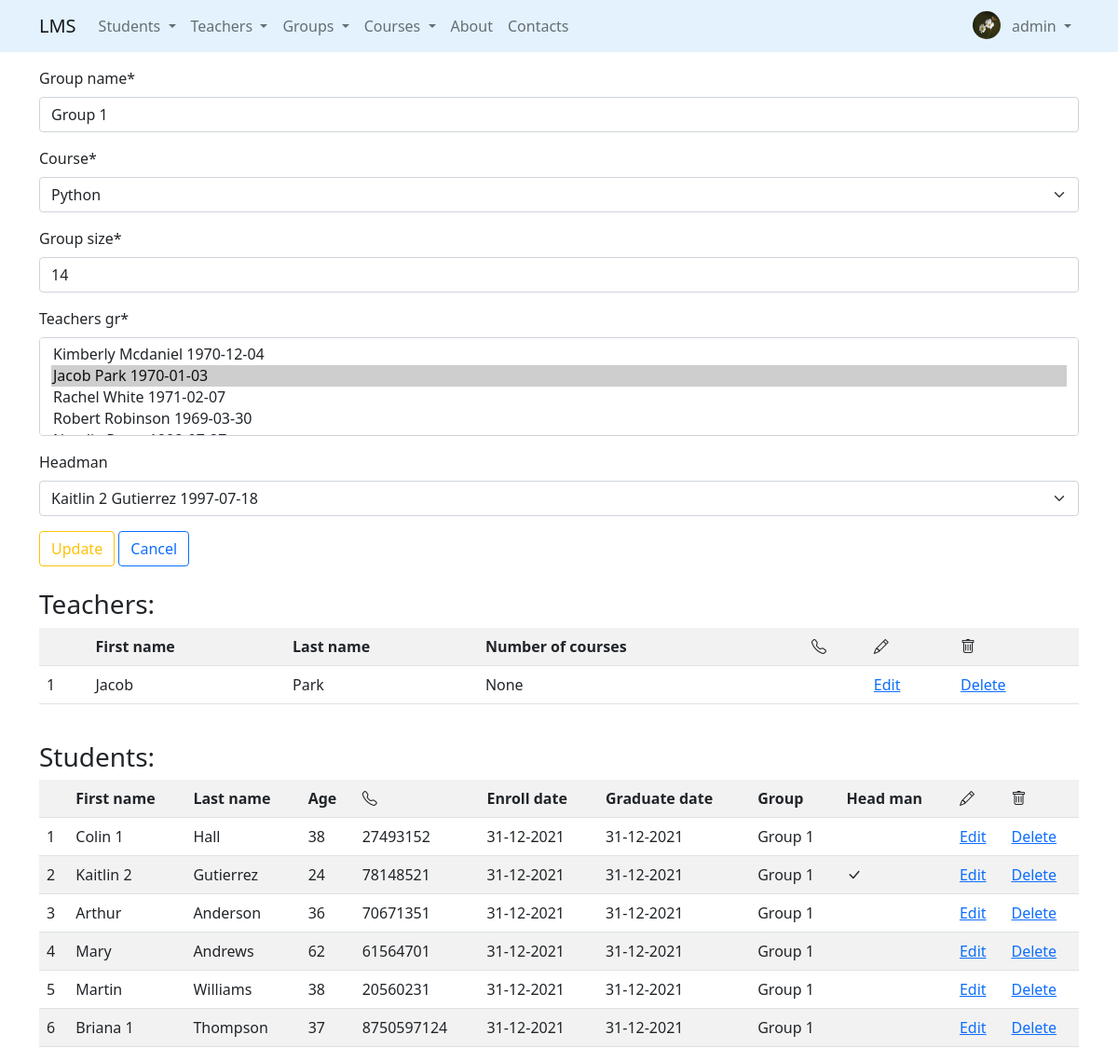
The page /groups/update/1/ (signed in) on the database its author committed.
### accounts/models.py (models this page shows, shortened)
class Profile(models.Model):
    user = models.OneToOneField(to=User, on_delete=models.CASCADE, related_name='profile')
    birthday = models.DateField(null=True, blank=True)
    city = models.CharField(max_length=50, null=True, blank=True)
    avatar = models.ImageField(null=True, blank=True, default='default.png', upload_to='avatars/')

### groups/models.py (models this page shows)
class Group(models.Model):
    group_name = models.CharField(
        max_length=100,
        validators=[MinLengthValidator(2)]
    )
    course = models.OneToOneField(
        'courses.Course',
        on_delete=models.SET_NULL,
        null=True,
        related_name='course'
    )
    group_size = models.IntegerField()
    start_date = models.DateField(default=datetime.date.today)
    headman = models.OneToOneField(
        'students.Students',
        on_delete=models.SET_NULL,
        null=True,
        related_name='headman_group'
    )
    teachers_gr = models.ManyToManyField(
        to='teachers.Teacher',
        related_name='groups'
    )
    def __str__(self):
        return self.group_name

### teachers/models.py (models this page shows, shortened)
class Teacher(Person):
    num_of_courses = models.IntegerField(
        null=True
    )
    employment_date = models.DateField(default=datetime.date.today)
    phone_number = models.CharField(
        max_length=20,
        default='',
    )
    salary = models.PositiveIntegerField(default=1500)
    group = models.ForeignKey(
        Group,
        on_delete=models.SET_NULL,
        null=True,
        related_name='teachers'
    )

### students/models.py (models this page shows, shortened)
class Students(Person):
    phone_number = models.CharField(
        max_length=20,
        default='',
    )
    enroll_date = models.DateField(default=datetime.date.today)
    graduate_date = models.DateField(default=datetime.date.today)
    group = models.ForeignKey(
        Group,
        on_delete=models.SET_NULL,
        null=True,
        related_name='students'
    )

### groups/views.py (the view, shortened to what this page needs)
# urls.py: path('update/<int:pk>/', GroupUpdateView.as_view(), name='update'),
class GroupUpdateView(LoginRequiredMixin, UpdateView):
    model = Group
    form_class = GroupUpdateForm
    success_url = reverse_lazy('groups:list')
    template_name = 'groups/update.html'
    def get_context_data(self, **kwargs):
        context = super().get_context_data(**kwargs)
        context['students'] = self.get_object().students.prefetch_related('headman_group')
        context['teachers'] = self.get_object().teachers_gr.prefetch_related('group')
        return context
    def get_initial(self):
        initial = super().get_initial()
        try:
            initial['headman_field'] = self.object.headman.id
        except AttributeError as ex:  # noqa
            pass
        return initial

### groups/forms.py
class GroupUpdateForm(GroupBaseForm):
    def __init__(self, *args, **kwargs):
        super().__init__(*args, **kwargs)
        self.fields['headman_field'] = ChoiceField(
            choices=[(st.id, str(st)) for st in self.instance.students.all()],
            label='Headman',
            required=False
        )
    class Meta(GroupBaseForm.Meta):
        exclude = ['start_date', 'headman']

### core/context_processors.py (called while the page is built)
def get_params(request):
    params = request.GET
    if 'page' in params:
        params = copy(params)
        del params['page']
    return {'get_params': f'&{params.urlencode()}' if params else ''}

### core/models.py (called while the page is built)
    def __str__(self):
        return f'{self.__full_name()} {self.birthday}'

    def __full_name(self):
        return f'{self.first_name} {self.last_name}'

### courses/models.py (called while the page is built)
    def __str__(self):
        return f'{self.name}'

### groups/templates/groups/update.html (shortened to what this page needs)
{% extends 'base.html' %}
{% load crispy_forms_tags %}
{% block content %}
    <form method="post">
        {{ form | crispy }}
        <input class="btn btn-outline-warning" type="submit" value="Update">
        <a class="btn btn-outline-primary" href="{% url 'groups:list' %}">Cancel</a>
    </form>
    <br>
    <h3>Teachers:</h3>
    {% with list_object=teachers %}
        {% include 'includes/teachers_list_table.html' %}
    {% endwith %}
    <br>
    <h3>Students:</h3>
    {% with list_object=students %}
        {% include 'includes/students_list_table.html' %}
    {% endwith %}
{% endblock %}

### templates/includes/navbar.html (shortened to what this page needs)
<nav class="navbar fixed-top navbar-expand-lg navbar-light"
     style="background-color: #e3f2fd;">
    <div class="container">
        <a class="navbar-brand" href="{% url 'index' %}">LMS</a>
        <div class="collapse navbar-collapse" id="navbarSupportedContent">
            <ul class="navbar-nav me-auto mb-2 mb-lg-0">
                {% if user.is_authenticated %}
                <li class="nav-item dropdown">
                    <a class="nav-link dropdown-toggle" href="#" id="navbarDropdown" role="button"
                       data-bs-toggle="dropdown"
                       aria-expanded="false">
                        Students
                    </a>
                </li>
                <li class="nav-item dropdown">
                    <a class="nav-link dropdown-toggle" href="#" id="navbarDropdown" role="button"
                       data-bs-toggle="dropdown"
                       aria-expanded="false">
                        Teachers
                    </a>
                </li>
                <li class="nav-item dropdown">
                    <a class="nav-link dropdown-toggle" href="#" id="navbarDropdown" role="button"
                       data-bs-toggle="dropdown"
                       aria-expanded="false">
                        Groups
                    </a>
                </li>
                <li class="nav-item dropdown">
                    <a class="nav-link dropdown-toggle" href="#" id="navbarDropdown" role="button"
                       data-bs-toggle="dropdown"
                       aria-expanded="false">
                        Courses
                    </a>
                </li>
                <li class="nav-item">
                    <a class="nav-link" href="/about">About</a>
                </li>
                <li class="nav-item">
                    <a class="nav-link" href="/contacts">Contacts</a>
                </li>
                {% endif %}
            </ul>
            <div class="d-flex">
                <ul class="navbar-nav me-auto mb-2 mb-lg-0">
                    {% if user.is_authenticated %}
                    <li class="nav-item">
                          <img class="rounded-circle m-1" src="{{ user.profile.avatar.url }}" width="30" height="30" alt="Avatar">
                    </li>
                    {% endif %}
                    <li class="nav-item dropdown">
                        <a class="nav-link dropdown-toggle" href="#" id="navbarDropdown" role="button"
                           data-bs-toggle="dropdown"
                           aria-expanded="false">
                            {% if user.is_authenticated %}
                            {{ user.username }}
                            {% else %}
                            Account
                            {% endif %}
                        </a>
                    </li>
                </ul>
            </div>
        </div>
    </div>
</nav>

### templates/includes/teachers_list_table.html
<table class="table table-striped table-hover">
    <tr>
        <th></th>
        <th>First name</th>
        <th>Last name</th>
        <th>Number of courses</th>
        <th><i class="bi bi-telephone"></i></th>
        {% if user.is_authenticated %}
            <th><i class="bi bi-pencil"></i></th>
            <th><i class="bi bi-trash"></i></th>
        {% endif %}
    </tr>
    {% for teacher in list_object %}
        <tr>
            <td>{{ forloop.counter }}</td>
            <td>{{ teacher.first_name }}</td>
            <td>{{ teacher.last_name }}</td>
            <td>{{ teacher.num_of_courses }}</td>
            <td>{{ teacher.phone_number }}</td>
            {% if user.is_authenticated %}
                <td><a href="{% url 'teachers:update' teacher.id %}">Edit</a></td>
                <td><a href="{% url 'teachers:delete' teacher.id %}">Delete</a></td>
            {% endif %}
        </tr>
    {% endfor %}
</table>

### templates/includes/students_list_table.html
<table class="table table-striped table-hover">
    <tr>
        <th></th>
        <th>First name</th>
        <th>Last name</th>
        <th>Age</th>
        <th><i class="bi bi-telephone"></i></th>
        <th>Enroll date</th>
        <th>Graduate date</th>
        <th>Group</th>
        <th>Head man</th>
        {% if user.is_authenticated %}
            <th><i class="bi bi-pencil"></i></th>
            <th><i class="bi bi-trash"></i></th>
        {% endif %}
    </tr>
    {% for student in list_object %}
        <tr>
            {% if is_paginated %}
                <td>{{ page_obj.start_index|add:forloop.counter0 }}</td>
            {% else %}
                <td>{{ forloop.counter }}</td>
            {% endif %}
            <td>{{ student.first_name }}</td>
            <td>{{ student.last_name }}</td>
            <td>{{ student.age }}</td>
            <td>{{ student.phone_number }}</td>
            <td>{{ student.enroll_date }}</td>
            <td>{{ student.graduate_date }}</td>
            <td>{% if student.group is not None %}
                {{ student.group }}
            {% endif %}</td>
            <td>{% if student.headman_group %}<i class="bi bi-check-lg"></i>{% endif %}</td>
            {% if user.is_authenticated %}
                <td><a href="{% url 'students:update' student.id %}">Edit</a></td>
                <td><a href="{% url 'students:delete' student.id %}">Delete</a></td>
            {% endif %}
        </tr>
    {% endfor %}
</table>

### rows shown on the page
Group: group_name "Group 1", course "Python", group_size "14"
Teacher: first_name "Jacob", last_name "Park", num_of_courses "None"
Students: first_name "Colin 1", last_name "Hall", age "38", phone_number "27493152", enroll_date "31-12-2021", graduate_date "31-12-2021", group "Group 1"
Students: first_name "Kaitlin 2", last_name "Gutierrez", age "24", phone_number "78148521", enroll_date "31-12-2021", graduate_date "31-12-2021", group "Group 1"
Students: first_name "Arthur", last_name "Anderson", age "36", phone_number "70671351", enroll_date "31-12-2021", graduate_date "31-12-2021", group "Group 1"
Students: first_name "Mary", last_name "Andrews", age "62", phone_number "61564701", enroll_date "31-12-2021", graduate_date "31-12-2021", group "Group 1"
Students: first_name "Martin", last_name "Williams", age "38", phone_number "20560231", enroll_date "31-12-2021", graduate_date "31-12-2021", group "Group 1"
Students: first_name "Briana 1", last_name "Thompson", age "37", phone_number "8750597124", enroll_date "31-12-2021", graduate_date "31-12-2021", group "Group 1"

### other values the page prints
{{ user.username }} "admin"
